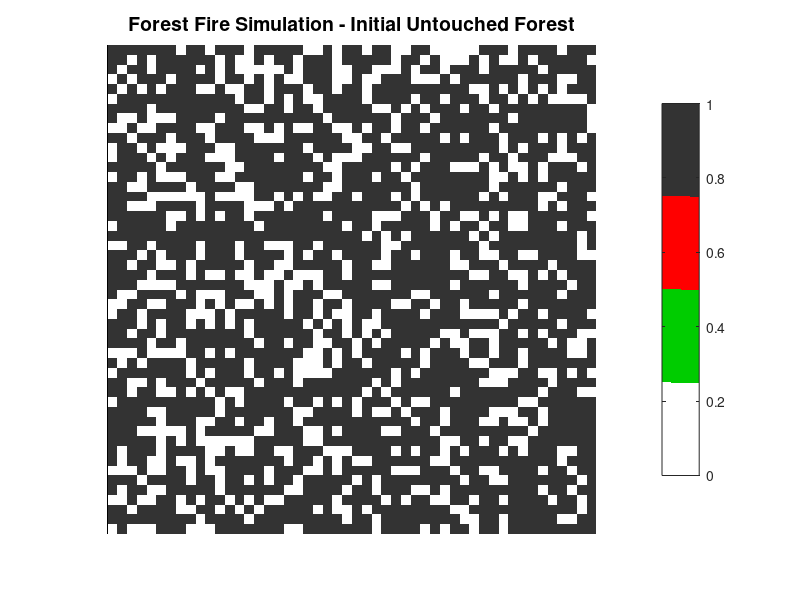

Recreate this plot in MATLAB. (Note: this script raises an error after producing the figure.)
clc; clear; close all;

forest_size = 50;
prob_tree = 0.7;
prob_burn = 0.5;
steps = 200;
delay_time = 1;

forest = zeros(forest_size);
for i = 1:forest_size
    for j = 1:forest_size
        if rand < prob_tree
            forest(i, j) = 1;
        end
    end
end

figure('Position', [100, 100, 700, 700]);
colormap([1 1 1; 0 0.8 0; 1 0 0; 0.2 0.2 0.2]);
imagesc(forest);
title('Forest Fire Simulation - Initial Untouched Forest', 'FontSize', 14);
axis square;
axis off;
colorbar('Ticks', [0.125, 0.375, 0.625, 0.875], 'TickLabels', {'Empty', 'Tree', 'Burning', 'Burnt'});
drawnow;
pause(1);

num_ignitions = 3;
[tree_rows, tree_cols] = find(forest == 1);

if length(tree_rows) < num_ignitions
    num_ignitions = length(tree_rows);
    fprintf('Reduced ignition points to %d due to limited trees.\n', num_ignitions);
end

if num_ignitions > 0
    rand_indices = randperm(length(tree_rows), num_ignitions);
    for i = 1:num_ignitions
        forest(tree_rows(rand_indices(i)), tree_cols(rand_indices(i))) = 2;
    end
else
    fprintf('No trees to ignite. Simulation cannot proceed.\n');
    return;
end

imagesc(forest);
title('Forest Fire Simulation - Ignition Points Added', 'FontSize', 14);
axis square;
axis off;
drawnow;
pause(delay_time);

burn_history = zeros(steps, 1);
tree_count_history = zeros(steps, 1);
burnt_count_history = zeros(steps, 1);

for step = 1:steps
    new_forest = forest;
    
    burn_history(step) = sum(forest(:) == 2);
    tree_count_history(step) = sum(forest(:) == 1);
    burnt_count_history(step) = sum(forest(:) == 3);
    
    for x = 1:forest_size
        for y = 1:forest_size
            if forest(x, y) == 2
                new_forest(x, y) = 3;
                
                neighbors = [
                    x-1, y;
                    x+1, y;
                    x, y-1;
                    x, y+1;
                    x-1, y-1;
                    x-1, y+1;
                    x+1, y-1;
                    x+1, y+1
                ];
                
                valid_neighbors = neighbors(:,1) >= 1 & neighbors(:,1) <= forest_size & ...
                                  neighbors(:,2) >= 1 & neighbors(:,2) <= forest_size;
                neighbors = neighbors(valid_neighbors, :);
                
                for n = 1:size(neighbors, 1)
                    nx = neighbors(n, 1);
                    ny = neighbors(n, 2);
                    if forest(nx, ny) == 1 && rand < prob_burn
                        new_forest(nx, ny) = 2;
                    end
                end
            end
        end
    end
    
    forest = new_forest;
    
    imagesc(forest);
    title(sprintf('Forest Fire Simulation - Step %d', step), 'FontSize', 14);
    axis square;
    axis off;
    drawnow;
    pause(delay_time);
    
    if sum(forest(:) == 2) == 0
        fprintf('Simulation ended at step %d: No more burning trees.\n', step);
        burn_history = burn_history(1:step);
        tree_count_history = tree_count_history(1:step);
        burnt_count_history = burnt_count_history(1:step);
        break;
    end
end

title(sprintf('Final State - Step %d', min(step, steps)), 'FontSize', 14);

figure('Position', [800, 100, 700, 500]);
steps_completed = length(burn_history);
plot(1:steps_completed, tree_count_history, 'g-', 'LineWidth', 2);
hold on;
plot(1:steps_completed, burn_history, 'r-', 'LineWidth', 2);
plot(1:steps_completed, burnt_count_history, 'k-', 'LineWidth', 2);
hold off;
title('Forest Fire Progression', 'FontSize', 14);
xlabel('Step', 'FontSize', 12);
ylabel('Cell Count', 'FontSize', 12);
legend('Trees', 'Burning', 'Burnt', 'Location', 'best');
grid on;

remaining_trees = sum(forest(:) == 1);
burnt_trees = sum(forest(:) == 3);
total_initial_trees = remaining_trees + burnt_trees;

fprintf('\nSimulation Summary:\n');
fprintf('Initial tree density: %.1f%%\n', prob_tree * 100);
fprintf('Fire spread probability: %.1f%%\n', prob_burn * 100);
fprintf('Trees remaining: %d (%.1f%% of initial trees)\n', remaining_trees, 100 * remaining_trees / total_initial_trees);
fprintf('Trees burnt: %d (%.1f%% of initial trees)\n', burnt_trees, 100 * burnt_trees / total_initial_trees);
